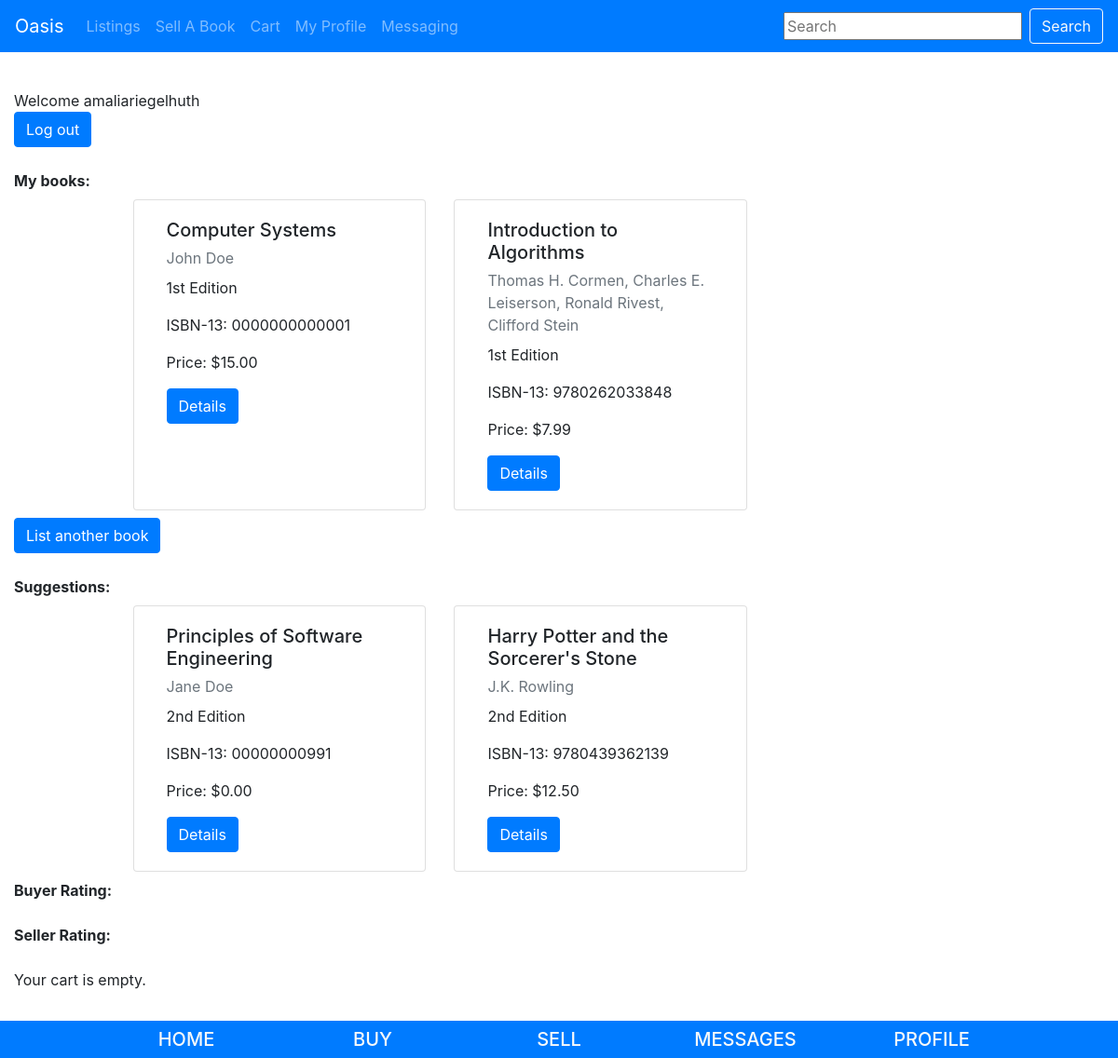
The app's page /pages/profile/ (signed in), older data.
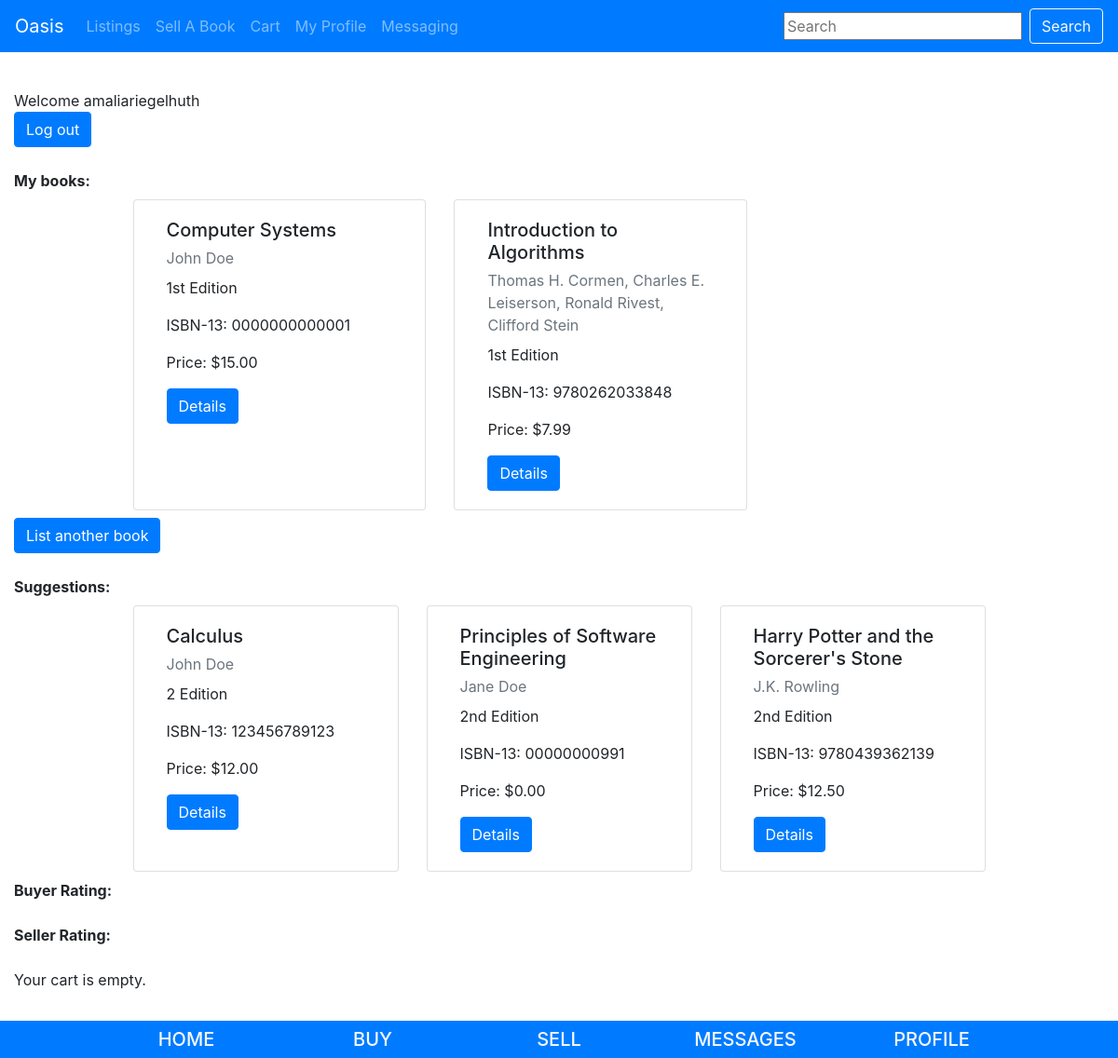
The same page, newer data.
### pages/models.py (models this page shows, shortened)
class Listing(models.Model):
    id = models.UUIDField(primary_key=True, default=uuid.uuid4, help_text='unique id for this listing')
    book = models.ForeignKey('Book', on_delete=models.RESTRICT, null=True)
    date_added = models.DateTimeField(auto_now_add=True)
    user = models.ForeignKey(User,
                        default = 1,
                        null = True,
                        on_delete = models.SET_NULL
                        )
    price= models.DecimalField(max_digits=10, decimal_places=2)
    hide_listing = models.BooleanField(default=False)
    times_reported = models.SmallIntegerField(default=0)
    report = models.ForeignKey('ReportListing',null = True, on_delete = models.SET_NULL)
    condition = models.CharField(
        max_length=1,
        choices=CONDITION,
        blank=True,
        default=1,
        help_text='Book condition',
    )
    class Meta:
        ordering = ['-date_added']
    def get_absolute_url(self):
        return reverse('listings-detail', args=[str(self.id)])

class Book(models.Model):
    title = models.CharField(max_length=200)
    author = models.CharField(max_length=100)
    isbn = models.CharField('ISBN', max_length=13, unique=True, help_text='13 Character <a href="https://www.isbn-international.org/content/what-isbn">ISBN number</a>')
    edition = models.CharField(max_length=5) #length here assumes no more than 999th edition -- seems like a reasonable assumption
    pub_year = models.SmallIntegerField()

### pages/views.py (the view)
# urls.py: path('profile/', views.profile, name='profile'),
def profile(request):
    if(request.user.is_authenticated):
        num_books = Book.objects.all().count()
        num_listings = Listing.objects.all().count()
        listings = Listing.objects.all()
        cart = Cart(request)
        cart_item = []
        item = Listing.objects.all()
        for i in cart:
            cart_item.append(i['product'].id)
        for j in cart_item:
            item = item.exclude(id = j)
        item = item.exclude(user = request.user)
        if(len(item)>3):
            item = item.order_by("?")[:3]
        my_books = listings.filter(user = request.user)
    else:
        return redirect('/pages/login/')
    vars = {
        'num_books':num_books,
		'num_listings':num_listings,
		'num_users':User.objects.all().count(),
		'listings':listings,
		'cart':cart,
		'left':item,
        'my_books':my_books
    }
    return render(request, 'profile.html', context=vars)

### cart/cart.py (called while the page is built)
    def __iter__(self):
        product_ids = self.cart.keys()
        products = Listing.objects.filter(id__in=product_ids)
        for product in products:
            self.cart[str(product.id)]['product'] = product
        for item in self.cart.values():
            item['price'] = Decimal(item['price'])
            item['total_price'] = item['price'] * item['quantity']
            yield item

    def __len__(self):
        return sum(item['quantity'] for item in self.cart.values())

### cart/context_processors.py (called while the page is built)
def cart(request):
     return {'cart': Cart(request)}

### pages/templates/profile.html (shortened to what this page needs)
{% extends 'base.html' %}
{%block content%}
{% if user.is_authenticated %}
	<br/>
	Welcome {{user.username}}
	<br/>
	<a class="btn btn-primary" href="{% url 'logout' %}">Log out</a>
	<br/>
	<br/>
	<strong>My books:</strong>
	{% if my_books %}
		<div class="card-deck col-lg-10 col-sm-12 py-2 mx-auto">
		  {% for object in my_books %}
			<div class="card col-sm-4 rounded">
			  <div class="card-body">
				<h5 class="card-title"> {{ object.book.title }}</h5>
				<p class="card-subtitle mb-2 text-muted"> {{ object.book.author }}</p>
				<p class="card-text">{{ object.book.edition }} Edition</p>
				<p class="card-text">ISBN-13: {{ object.book.isbn }}</p>
				<p class="card-text">Price: ${{ object.price}}</p>
				<a href="{{ object.get_absolute_url }}" class="btn btn-primary">Details</a>
			  </div>
			</div>
		  {% endfor %}
		</div>
		<a class="btn btn-primary" href="{% url 'sellerlisting' %}">List another book</a>
	{% else %}
		<p>You have not listed any books yet.</p>
		<a class="btn btn-primary" href="{% url 'sellerlisting' %}">List a book</a>
	{% endif %}
	<br/>
	<br/>
	<strong>Suggestions:</strong>
	{% if left %}
		<div class="card-deck col-lg-10 col-sm-12 py-2 mx-auto">
		  {% for object in left %}
			<div class="card col-sm-4 rounded">
			  <div class="card-body">
				<h5 class="card-title"> {{ object.book.title }}</h5>
				<p class="card-subtitle mb-2 text-muted"> {{ object.book.author }}</p>
				<p class="card-text">{{ object.book.edition }} Edition</p>
				<p class="card-text">ISBN-13: {{ object.book.isbn }}</p>
				<p class="card-text">Price: ${{ object.price}}</p>
				<a href="{{ object.get_absolute_url }}" class="btn btn-primary">Details</a>
			  </div>
			</div>
		  {% endfor %}
		</div>
	{% else %}
		<p>You have no suggestions at the moment. Check back later for more.</p>
	{% endif %}
	<strong>Buyer Rating:</strong>
	<br/>
	<br/>
	<strong>Seller Rating:</strong>
	<br/>
	<br/>
	{% if cart %}
	<Strong>Your Cart:</Strong>
	  {% for product in cart %}
		<div class="col p-md-3">
		  <div class="card rounded" style="width: 100%;">
			<div class="card-body">
			  <h5 class="card-title"> {{ product.product.book.title }}</h5>
			  <p class="card-subtitle mb-2 text-muted"> {{ product.product.book.author }}</p>
			  <p class="card-text">{{ product.product.book.edition }} Edition</p>
			  <p class="card-text">${{ product.price}} </p>
			  <p class="card-text">ISBN-13: {{ product.product.book.isbn }}</p>
			  <a href="{% url 'cart:itemclear' product.product.id%}" class="btn btn-primary">Remove From Cart</a>
			</div>
		  </div>
		</div>
	  {% endfor %}
	{% else %}
	<p>Your cart is empty.</p>
	{% endif %}
{% else %}
	<meta http-equiv="refresh" content="time; URL=../login" />
{% endif %}
{%endblock%}

Row changes from the older to the newer data that the page shows:
added Listing: book "Calculus", book.author "John Doe", book.edition "2", book.isbn "123456789123", price "12.00"
